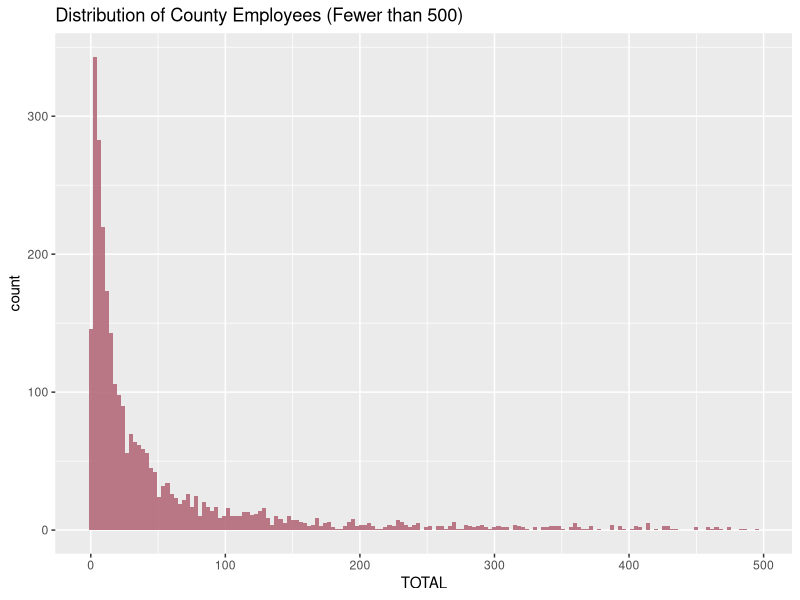
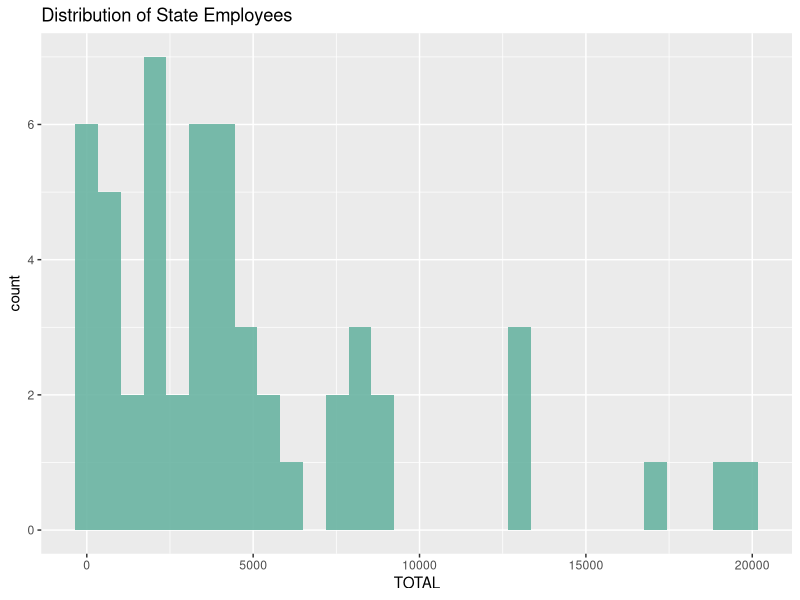
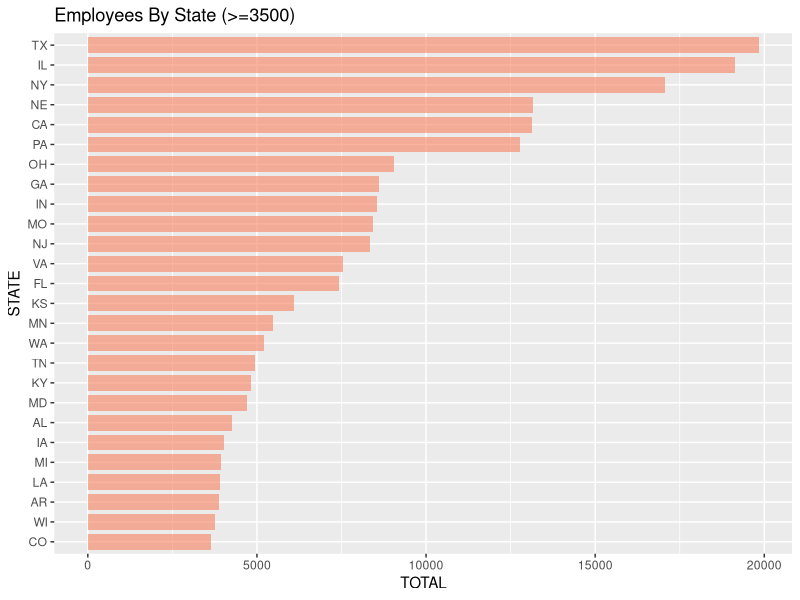
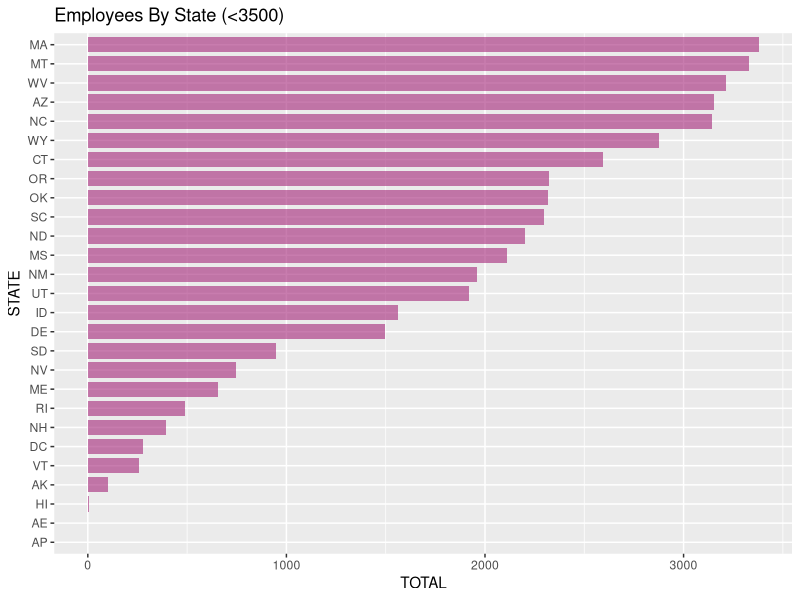

R code for these plots, in order:
## ---- chunk 1
#| label: setup
#| warning: false
#| message: false

library(tidyverse)
library(ggplot2)
library(readxl)

knitr::opts_chunk$set(echo = TRUE, warning=FALSE, message=FALSE)
## ---- chunk 2
#reading in StateCounty data
#skipping first 2 blank rows
#Selecting columns with data
#Filtering out aggregate rows
#Filtering out row with note about no addresx
StateCounty <- read_xls("_data/StateCounty2012.xls",
                        skip = 2)
StateCounty <- StateCounty %>%
  select(STATE, COUNTY, TOTAL) %>%
  filter(!str_detect(STATE, "address"))

head(StateCounty)

#recoding the military designation observation
StateCounty[2986, 1] = "MILITARY"
StateCounty[2986, 3] = 1
tail(StateCounty)

#finding the number of counties excluding aggregates
StateCounty %>%
  filter(!str_detect(STATE, "Total")) %>%
  dim_desc()

#finding the mean and median by state
StateCounty %>%
  filter(str_detect(STATE, "Total")) %>%
  summarize(Mean = mean(TOTAL, na.rm = TRUE),
            Median = median(TOTAL, na.rm = TRUE),
            Max = max(TOTAL, na.rm = TRUE),
            Min = min(TOTAL, na.rm = TRUE))

#finding the mean and median by county
StateCounty %>%
  filter(!str_detect(STATE, "Total")) %>%
  summarize(Mean = mean(TOTAL, na.rm = TRUE),
            Median = median(TOTAL, na.rm = TRUE),
            Max = max(TOTAL, na.rm = TRUE),
            Min = min(TOTAL, na.rm = TRUE))


## ---- chunk 3
unique(StateCounty$STATE)
## ---- chunk 4
#creating a dataset without aggregates for ease of plotting
StateCountyNoAggregates <- StateCounty %>%
  filter(!str_detect(STATE, "Total"))

unique(StateCountyNoAggregates$STATE)

#creating a dataset with only the state aggregates for ease of plotting
StateCountyAggregates <- StateCounty %>%
  filter(str_detect(STATE, "Total")) %>%
  filter(!str_detect(STATE, "Grand Total")) %>%
  select(STATE, TOTAL) %>%
  separate(STATE, into = c("STATE", "delete"), sep = " ") %>%
  select(STATE, TOTAL)

head(StateCountyAggregates)

## ---- chunk 5
#Plotting the distribution of county employee totals
StateCountyNoAggregates %>%
  filter(TOTAL < 500) %>%
  ggplot(aes(TOTAL)) +
    geom_histogram(binwidth=3, fill="#b3697a", alpha=0.9) +
    ggtitle("Distribution of County Employees (Fewer than 500)")

#plotting the distribution of state employee totals
ggplot(StateCountyAggregates, aes(TOTAL)) +
  geom_histogram(fill="#69b3a2", alpha = 0.9) +
  ggtitle("Distribution of State Employees")

## ---- chunk 6
#plotting distribution of employees by state for those with over 2000 employees
#using fct_reorder to order from greatest to least
StateCountyAggregates %>%
  filter(TOTAL >= 3500) %>%
  mutate(STATE = fct_reorder(STATE, TOTAL)) %>%
  ggplot(aes(x=STATE, y=TOTAL)) + 
  geom_bar(stat = "identity", fill="#f68060", alpha=.6, width=.8) + 
  coord_flip() +
  ggtitle("Employees By State (>=3500)")

#plotting distribution of employees by state for those with less than 2000 employees
#using fct_reorder to order from greatest to least
StateCountyAggregates %>%
  filter(TOTAL < 3500) %>%
  mutate(STATE = fct_reorder(STATE, TOTAL)) %>%
  ggplot(aes(x=STATE, y=TOTAL)) + 
  geom_bar(stat = "identity", fill="#a42678", alpha=.6, width=.8) + 
  coord_flip() + 
  ggtitle("Employees By State (<3500)")
